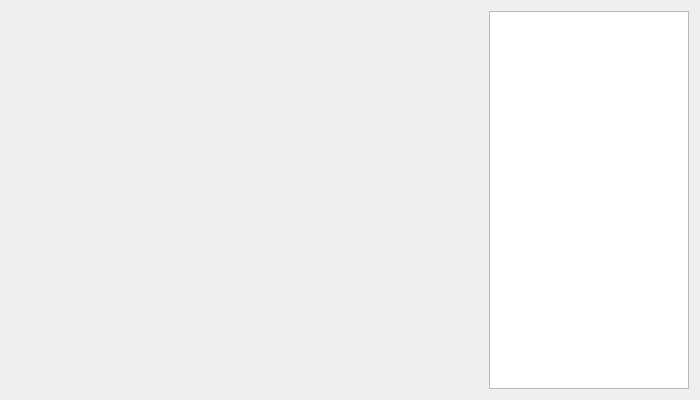
<?xml version="1.0" encoding="UTF-8"?>
<ui version="4.0">
 <class>Form</class>
 <widget class="QWidget" name="Form">
  <property name="geometry">
   <rect>
    <x>0</x>
    <y>0</y>
    <width>700</width>
    <height>400</height>
   </rect>
  </property>
  <property name="windowTitle">
   <string>Form</string>
  </property>
  <layout class="QHBoxLayout" name="horizontalLayout">
   <item>
    <widget class="QWidget" name="widget_plot_area" native="true">
     <property name="minimumSize">
      <size>
       <width>0</width>
       <height>0</height>
      </size>
     </property>
    </widget>
   </item>
   <item>
    <widget class="QListWidget" name="listWidget_selections">
     <property name="sizePolicy">
      <sizepolicy hsizetype="Maximum" vsizetype="Expanding">
       <horstretch>0</horstretch>
       <verstretch>0</verstretch>
      </sizepolicy>
     </property>
     <property name="maximumSize">
      <size>
       <width>200</width>
       <height>16777215</height>
      </size>
     </property>
    </widget>
   </item>
  </layout>
 </widget>
 <resources/>
 <connections/>
</ui>
